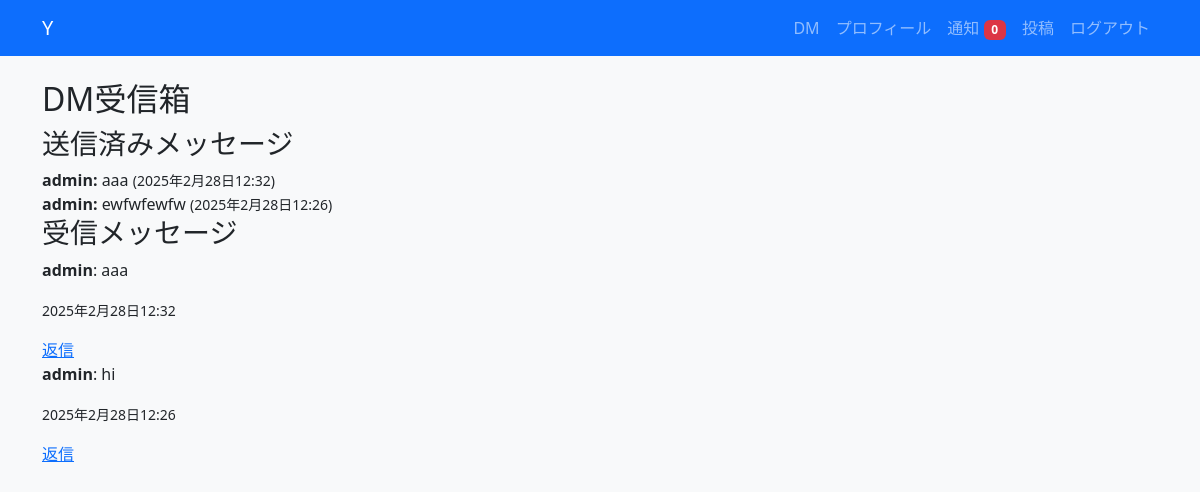
Page /dm/ (signed in) on the earlier database version.
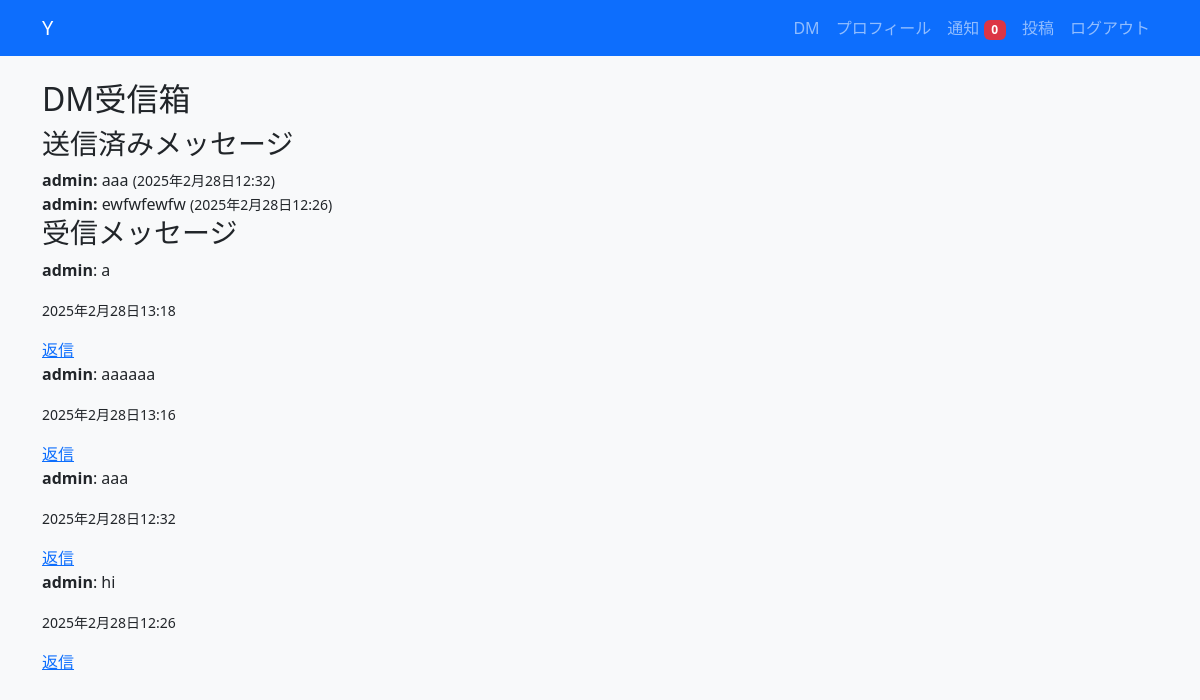
Same page on the later database version.
### Y/models.py (models this page shows, shortened)
class DirectMessage(models.Model):
    sender = models.ForeignKey(User, on_delete=models.CASCADE, related_name='sent_messages')
    receiver = models.ForeignKey(User, on_delete=models.CASCADE, related_name='received_messages')
    content = models.TextField()
    created_at = models.DateTimeField(auto_now_add=True)
    parent_message = models.ForeignKey('self', null=True, blank=True, on_delete=models.SET_NULL, related_name='replies')
    def is_reply(self):
        return self.parent_message is not None

### Y/views.py (the view)
# urls.py: path('dm/', views.dm_inbox, name='dm_inbox'),
@login_required
def dm_inbox(request):
    received_messages = DirectMessage.objects.filter(receiver=request.user).order_by('-created_at')
    sent_messages = DirectMessage.objects.filter(sender=request.user).order_by('-created_at')
    return render(request, 'Y/dm_inbox.html', {
        'received_messages': received_messages,
        'sent_messages': sent_messages,
    })

### Y/context_processors.py (called while the page is built)
def unread_notifications(request):
    if request.user.is_authenticated:
        return {'unread_notifications': Notification.objects.filter(receiver=request.user, is_read=False).count()}
    return {}

### Y/templates/Y/dm_inbox.html
{% extends "Y/base.html" %}
{% block content %}
    <h2>DM受信箱</h2>
    <h3>送信済みメッセージ</h3>
    {% for message in sent_messages %}
        <div>
            <strong>{{ message.receiver.username }}:</strong> {{ message.content }} <small>({{ message.created_at }})</small>
        </div>
    {% empty %}
        <p>送信したメッセージはありません。</p>
    {% endfor %}
    <h3>受信メッセージ</h3>
    {% for message in received_messages %}
    <div class="message">
    <p><strong>{{ message.sender.username }}</strong>: {{ message.content }}</p>
    <p><small>{{ message.created_at }}</small></p>
    {% if not message.is_reply %}
        <a href="{% url 'send_dm' message.sender.username %}?parent_message_id={{ message.id }}">返信</a>
    {% endif %}
    </div>
{% endfor %}
{% endblock %}

Differences in the rows shown:
added DirectMessage: sender.username "admin", content "a", created_at "2025年2月28日13:18", shown under "受信メッセージ"
added DirectMessage: sender.username "admin", content "aaaaaa", created_at "2025年2月28日13:16", shown under "受信メッセージ"
